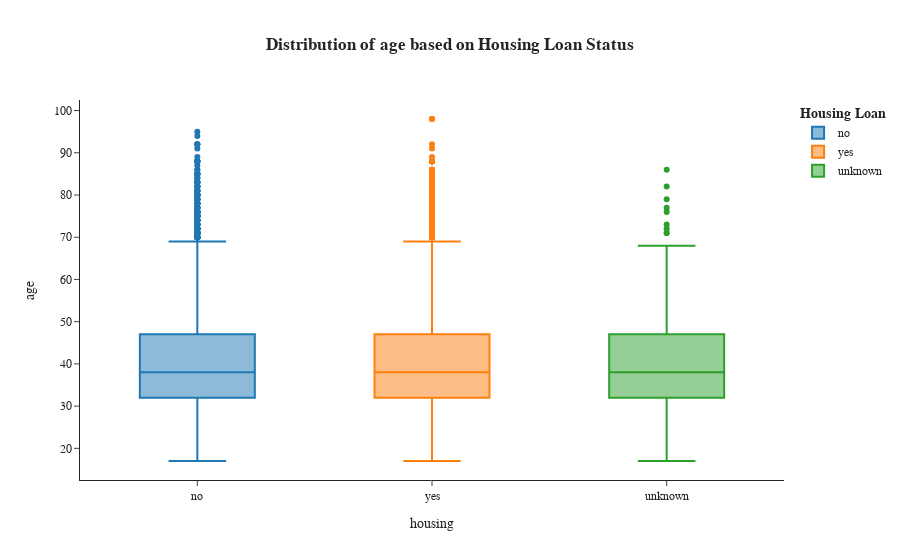

Notebook code cell kept with this figure:
### Code cell
fig=px.box(df,x='housing',y='age',color='housing',template='simple_white',title='<b>Distribution of age based on Housing Loan Status')
fig.update_layout(title_x=0.5,font_family="Times New Roman",legend_title_text="<b>Housing Loan")
fig.show()

### Figure 1 — Plotly figure (JSON) as saved in the notebook; plotly's stock layout.template omitted (floating-point values rounded to 4 significant figures; data arrays with more than 128 entries replaced by an {"elided": "..."} marker saying what was removed)
{"data": [{"alignmentgroup": "True", "hovertemplate": "housing=%{x}<br>age=%{y}<extra></extra>", "legendgroup": "no", "marker": {"color": "#1F77B4"}, "name": "no", "notched": false, "offsetgroup": "no", "orientation": "v", "showlegend": true, "type": "box", "x": {"elided": "18622 str values"}, "x0": " ", "xaxis": "x", "y": {"elided": "18622 int values"}, "y0": " ", "yaxis": "y"}, {"alignmentgroup": "True", "hovertemplate": "housing=%{x}<br>age=%{y}<extra></extra>", "legendgroup": "yes", "marker": {"color": "#FF7F0E"}, "name": "yes", "notched": false, "offsetgroup": "yes", "orientation": "v", "showlegend": true, "type": "box", "x": {"elided": "21576 str values"}, "x0": " ", "xaxis": "x", "y": {"elided": "21576 int values"}, "y0": " ", "yaxis": "y"}, {"alignmentgroup": "True", "hovertemplate": "housing=%{x}<br>age=%{y}<extra></extra>", "legendgroup": "unknown", "marker": {"color": "#2CA02C"}, "name": "unknown", "notched": false, "offsetgroup": "unknown", "orientation": "v", "showlegend": true, "type": "box", "x": {"elided": "990 str values"}, "x0": " ", "xaxis": "x", "y": {"elided": "990 int values"}, "y0": " ", "yaxis": "y"}], "layout": {"boxmode": "overlay", "font": {"family": "Times New Roman"}, "legend": {"title": {"text": "<b>Housing Loan"}, "tracegroupgap": 0}, "title": {"text": "<b>Distribution of age based on Housing Loan Status", "x": 0.5}, "xaxis": {"anchor": "y", "categoryarray": ["no", "yes", "unknown"], "categoryorder": "array", "domain": [0, 1], "title": {"text": "housing"}}, "yaxis": {"anchor": "x", "domain": [0, 1], "title": {"text": "age"}}}}
